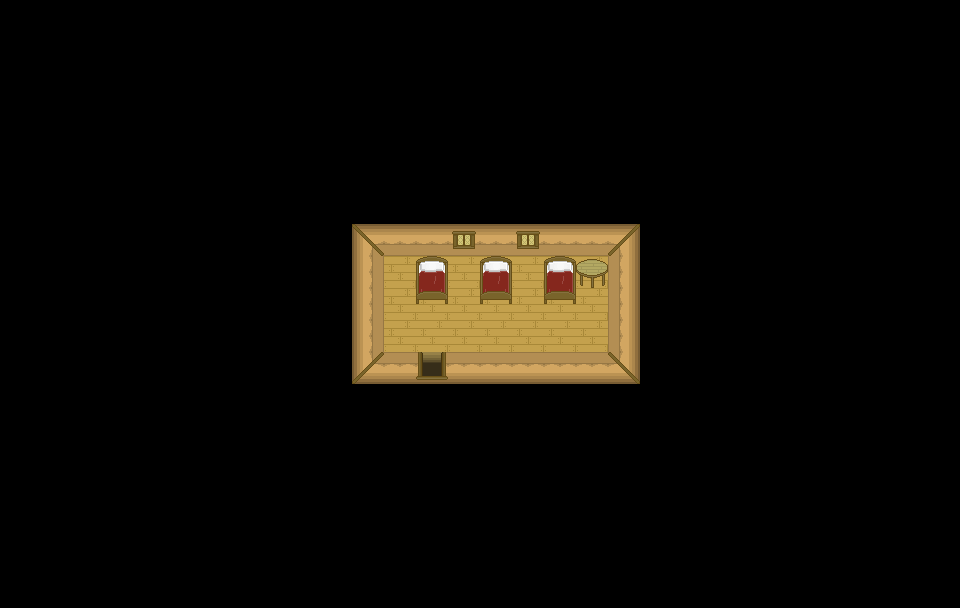

A level layout from a 2D game, rendered from its tile map. Below: a short description, then the map file with its tile-grid data intact:
An orthogonal 30x19 tile map with 32x32 px tiles, 2 tile layers (ground, detail 1), 1 hidden layer not drawn, 4 tilesets and 4 objects (3x bed, inn_04).

<map version="1.0" orientation="orthogonal" renderorder="right-down" width="30" height="19" tilewidth="32" tileheight="32" nextobjectid="5">
 <tileset firstgid="1" source="tileset_inn_v01.tsx" />
 <tileset firstgid="37" source="tileset_dusty_v02.tsx" />
 <tileset firstgid="77" source="tileset_mining_v01.tsx" />
 <tileset firstgid="92" source="tileset_town_v01.tsx" />
 <layer name="ground" width="30" height="19">
  <data encoding="csv">
44,44,44,44,44,44,44,44,44,44,44,44,44,44,44,44,44,44,44,44,44,44,44,44,44,44,44,44,44,44,
44,44,44,44,44,44,44,44,44,44,44,44,44,44,44,44,44,44,44,44,44,44,44,44,44,44,44,44,44,44,
44,44,44,44,44,44,44,44,44,44,44,44,44,44,44,44,44,44,44,44,44,44,44,44,44,44,44,44,44,44,
44,44,44,44,44,44,44,44,44,44,44,44,44,44,44,44,44,44,44,44,44,44,44,44,44,44,44,44,44,44,
44,44,44,44,44,44,44,44,44,44,44,44,44,44,44,44,44,44,44,44,44,44,44,44,44,44,44,44,44,44,
44,44,44,44,44,44,44,44,44,44,44,44,44,44,44,44,44,44,44,44,44,44,44,44,44,44,44,44,44,44,
44,44,44,44,44,44,44,44,44,44,44,44,44,44,44,44,44,44,44,44,44,44,44,44,44,44,44,44,44,44,
44,44,44,44,44,44,44,44,44,44,44,1,2,2,2,2,2,2,2,3,44,44,44,44,44,44,44,44,44,44,
44,44,44,44,44,44,44,44,44,44,44,10,11,11,11,11,11,11,11,12,44,44,44,44,44,44,44,44,44,44,
44,44,44,44,44,44,44,44,44,44,44,10,11,11,11,11,11,11,11,12,44,44,44,44,44,44,44,44,44,44,
44,44,44,44,44,44,44,44,44,44,44,10,11,11,11,11,11,11,11,12,44,44,44,44,44,44,44,44,44,44,
44,44,44,44,44,44,44,44,44,44,44,19,20,20,20,20,20,20,20,21,44,44,44,44,44,44,44,44,44,44,
44,44,44,44,44,44,44,44,44,44,44,44,44,44,44,44,44,44,44,44,44,44,44,44,44,44,44,44,44,44,
44,44,44,44,44,44,44,44,44,44,44,44,44,44,44,44,44,44,44,44,44,44,44,44,44,44,44,44,44,44,
44,44,44,44,44,44,44,44,44,44,44,44,44,44,44,44,44,44,44,44,44,44,44,44,44,44,44,44,44,44,
44,44,44,44,44,44,44,44,44,44,44,44,44,44,44,44,44,44,44,44,44,44,44,44,44,44,44,44,44,44,
44,44,44,44,44,44,44,44,44,44,44,44,44,44,44,44,44,44,44,44,44,44,44,44,44,44,44,44,44,44,
44,44,44,44,44,44,44,44,44,44,44,44,44,44,44,44,44,44,44,44,44,44,44,44,44,44,44,44,44,44,
44,44,44,44,44,44,44,44,44,44,44,44,44,44,44,44,44,44,44,44,44,44,44,44,44,44,44,44,44,44
</data>
 </layer>
 <layer name="walls" width="30" height="19" visible="0">
  <properties>
   <property name="collidable" type="bool" value="true" />
  </properties>
  <data encoding="csv">
0,0,0,0,0,0,0,0,0,0,0,0,0,0,0,0,0,0,0,0,0,0,0,0,0,0,0,0,0,0,
0,0,0,0,0,0,0,0,0,0,0,0,0,0,0,0,0,0,0,0,0,0,0,0,0,0,0,0,0,0,
0,0,0,0,0,0,0,0,0,0,0,0,0,0,0,0,0,0,0,0,0,0,0,0,0,0,0,0,0,0,
0,0,0,0,0,0,0,0,0,0,0,0,0,0,0,0,0,0,0,0,0,0,0,0,0,0,0,0,0,0,
0,0,0,0,0,0,0,0,0,0,0,0,0,0,0,0,0,0,0,0,0,0,0,0,0,0,0,0,0,0,
0,0,0,0,0,0,0,0,0,0,0,0,0,0,0,0,0,0,0,0,0,0,0,0,0,0,0,0,0,0,
0,0,0,0,0,0,0,0,0,0,0,0,0,0,0,0,0,0,0,0,0,0,0,0,0,0,0,0,0,0,
0,0,0,0,0,0,0,0,0,0,0,190,190,190,190,190,190,190,190,190,0,0,0,0,0,0,0,0,0,0,
0,0,0,0,0,0,0,0,0,0,0,190,0,190,0,190,0,190,190,190,0,0,0,0,0,0,0,0,0,0,
0,0,0,0,0,0,0,0,0,0,0,190,0,0,0,0,0,0,0,190,0,0,0,0,0,0,0,0,0,0,
0,0,0,0,0,0,0,0,0,0,0,190,0,0,0,0,0,0,0,190,0,0,0,0,0,0,0,0,0,0,
0,0,0,0,0,0,0,0,0,0,0,190,190,0,190,190,190,190,190,190,0,0,0,0,0,0,0,0,0,0,
0,0,0,0,0,0,0,0,0,0,0,0,0,190,0,0,0,0,0,0,0,0,0,0,0,0,0,0,0,0,
0,0,0,0,0,0,0,0,0,0,0,0,0,0,0,0,0,0,0,0,0,0,0,0,0,0,0,0,0,0,
0,0,0,0,0,0,0,0,0,0,0,0,0,0,0,0,0,0,0,0,0,0,0,0,0,0,0,0,0,0,
0,0,0,0,0,0,0,0,0,0,0,0,0,0,0,0,0,0,0,0,0,0,0,0,0,0,0,0,0,0,
0,0,0,0,0,0,0,0,0,0,0,0,0,0,0,0,0,0,0,0,0,0,0,0,0,0,0,0,0,0,
0,0,0,0,0,0,0,0,0,0,0,0,0,0,0,0,0,0,0,0,0,0,0,0,0,0,0,0,0,0,
0,0,0,0,0,0,0,0,0,0,0,0,0,0,0,0,0,0,0,0,0,0,0,0,0,0,0,0,0,0
</data>
 </layer>
 <layer name="detail 1" width="30" height="19">
  <data encoding="csv">
0,0,0,0,0,0,0,0,0,0,0,0,0,0,0,0,0,0,0,0,0,0,0,0,0,0,0,0,0,0,
0,0,0,0,0,0,0,0,0,0,0,0,0,0,0,0,0,0,0,0,0,0,0,0,0,0,0,0,0,0,
0,0,0,0,0,0,0,0,0,0,0,0,0,0,0,0,0,0,0,0,0,0,0,0,0,0,0,0,0,0,
0,0,0,0,0,0,0,0,0,0,0,0,0,0,0,0,0,0,0,0,0,0,0,0,0,0,0,0,0,0,
0,0,0,0,0,0,0,0,0,0,0,0,0,0,0,0,0,0,0,0,0,0,0,0,0,0,0,0,0,0,
0,0,0,0,0,0,0,0,0,0,0,0,0,0,0,0,0,0,0,0,0,0,0,0,0,0,0,0,0,0,
0,0,0,0,0,0,0,0,0,0,0,0,0,0,0,0,0,0,0,0,0,0,0,0,0,0,0,0,0,0,
0,0,0,0,0,0,0,0,0,0,0,0,0,0,187,0,187,0,0,0,0,0,0,0,0,0,0,0,0,0,
0,0,0,0,0,0,0,0,0,0,0,0,0,6,0,6,0,6,27,0,0,0,0,0,0,0,0,0,0,0,
0,0,0,0,0,0,0,0,0,0,0,0,0,15,0,15,0,15,0,0,0,0,0,0,0,0,0,0,0,0,
0,0,0,0,0,0,0,0,0,0,0,0,0,0,0,0,0,0,0,0,0,0,0,0,0,0,0,0,0,0,
0,0,0,0,0,0,0,0,0,0,0,0,0,3221225505,0,0,0,0,0,0,0,0,0,0,0,0,0,0,0,0,
0,0,0,0,0,0,0,0,0,0,0,0,0,0,0,0,0,0,0,0,0,0,0,0,0,0,0,0,0,0,
0,0,0,0,0,0,0,0,0,0,0,0,0,0,0,0,0,0,0,0,0,0,0,0,0,0,0,0,0,0,
0,0,0,0,0,0,0,0,0,0,0,0,0,0,0,0,0,0,0,0,0,0,0,0,0,0,0,0,0,0,
0,0,0,0,0,0,0,0,0,0,0,0,0,0,0,0,0,0,0,0,0,0,0,0,0,0,0,0,0,0,
0,0,0,0,0,0,0,0,0,0,0,0,0,0,0,0,0,0,0,0,0,0,0,0,0,0,0,0,0,0,
0,0,0,0,0,0,0,0,0,0,0,0,0,0,0,0,0,0,0,0,0,0,0,0,0,0,0,0,0,0,
0,0,0,0,0,0,0,0,0,0,0,0,0,0,0,0,0,0,0,0,0,0,0,0,0,0,0,0,0,0
</data>
 </layer>
 <objectgroup name="objects" visible="0">
  <object id="1" name="bed" x="418.46" y="260.049" width="26.5543" height="36.6267" />
  <object id="2" name="bed" x="483.472" y="260.049" width="24.723" height="36.6267" />
  <object id="3" name="bed" x="547.569" y="260.965" width="24.723" height="36.6267" />
 </objectgroup>
 <objectgroup name="doors" visible="0">
  <object id="4" name="door" type="inn_04" x="417.43" y="366.3" width="28.9988" height="16.7888">
   <properties>
    <property name="target_x" type="int" value="416" />
    <property name="target_y" type="int" value="256" />
   </properties>
  </object>
 </objectgroup>
</map>
